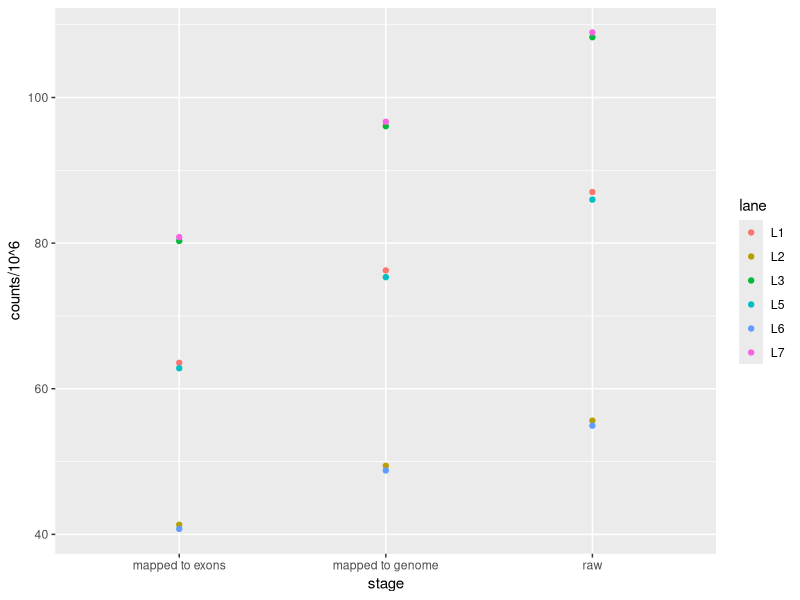
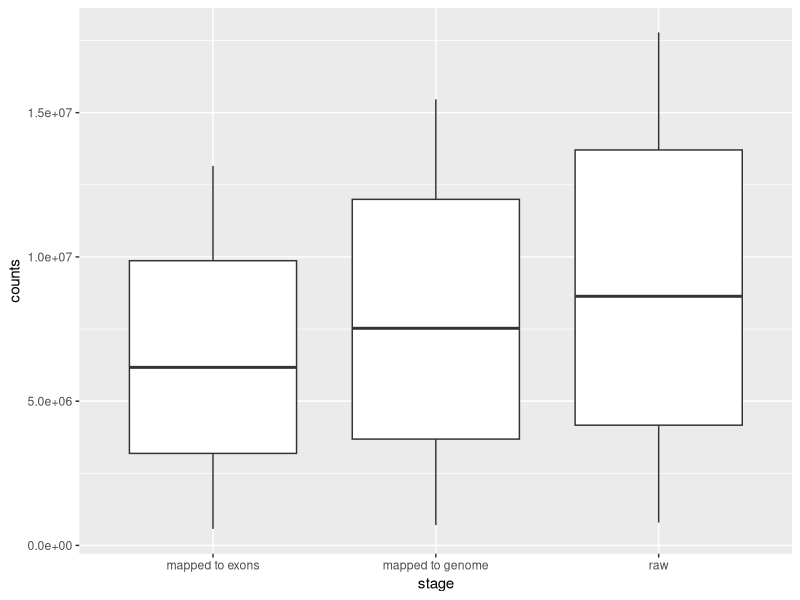

Here is the R script that generated these plots, in order:
## ---- chunk 1
library("dplyr")
library("tidyr")
library("ggplot2")
## ---- chunk 2
total_counts <- read.delim("../data/total-counts.txt", stringsAsFactors = FALSE)
str(total_counts)
## ---- chunk 3
counts_per_lane <- total_counts %>%
  group_by(stage, lane) %>%
  summarize(counts = sum(counts))
head(counts_per_lane)
## ---- chunk 4
ggplot(counts_per_lane, aes(x = stage, y = counts / 10^6, color = lane)) +
  geom_point()
## ---- chunk 5
ggplot(total_counts, aes(x = stage, y = counts)) +
  geom_boxplot()
